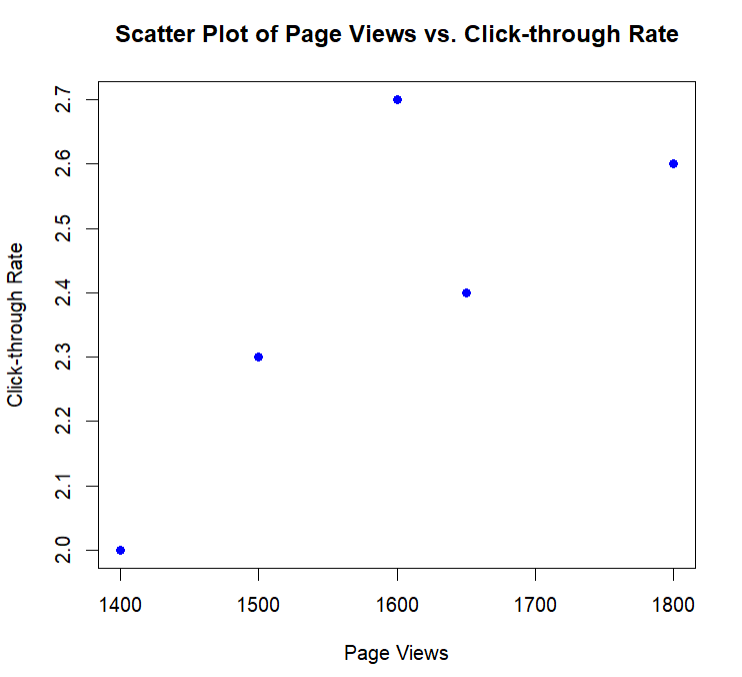

Source code (R):
# Assuming your data frame is already defined as 'web_data'
web_data <- data.frame(
  Date = as.Date(c("2023-01-01", "2023-01-02", "2023-01-03", "2023-01-04", "2023-01-05")),
  Page_Views = c(1500, 1600, 1400, 1650, 1800),
  Click_through_Rate = c(2.3, 2.7, 2.0, 2.4, 2.6)
)

# Create a scatter plot
plot(web_data$Page_Views, web_data$Click_through_Rate, 
     main = "Scatter Plot of Page Views vs. Click-through Rate",
     xlab = "Page Views", ylab = "Click-through Rate", pch = 16, col = "blue")
